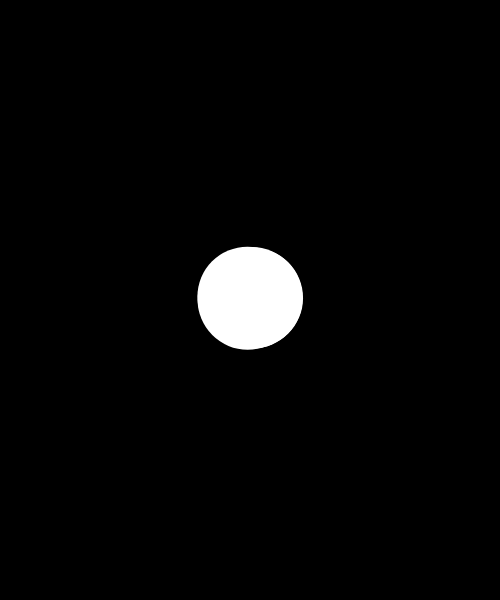
Frame 1 (no input)
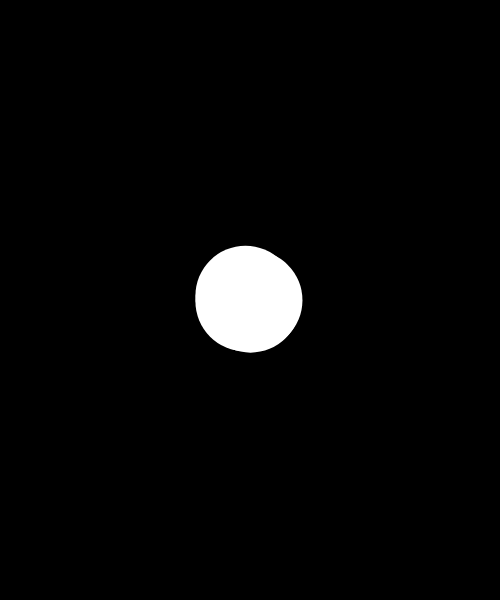
Frame 60 (no input)
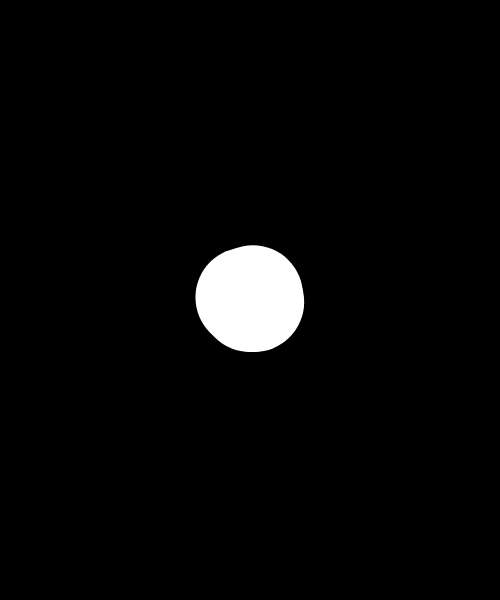
Frame 120 (the mouse pressed at the canvas centre since frame 60)

The p5.js sketch that drew these frames (run headless with seeded random() and noise() and a simulated clock; from frame 60 on, the mouse is pressed at the canvas centre):

// p5.js sketch
// ── sketch.js
var DEBUGMODE = false;

var x, y, dia;
var vibrationRange;

function setup() {
  createCanvas(500, 600);
  background(0);

  x = width / 2;
  y = height / 2;
  dia = 100;
  vibrationRange = 5;
}

function draw() {
  background(0);

  if (DEBUGMODE) {
    noFill();
    stroke(255);
  } else {
    fill(255);
    noStroke();
  }
  for (var i = 0; i < 5; i++) {
    var vX = random(-vibrationRange, vibrationRange);
    var vY = random(-vibrationRange, vibrationRange);
    ellipse(x + vX, y + vY, dia, dia);
  }

}
